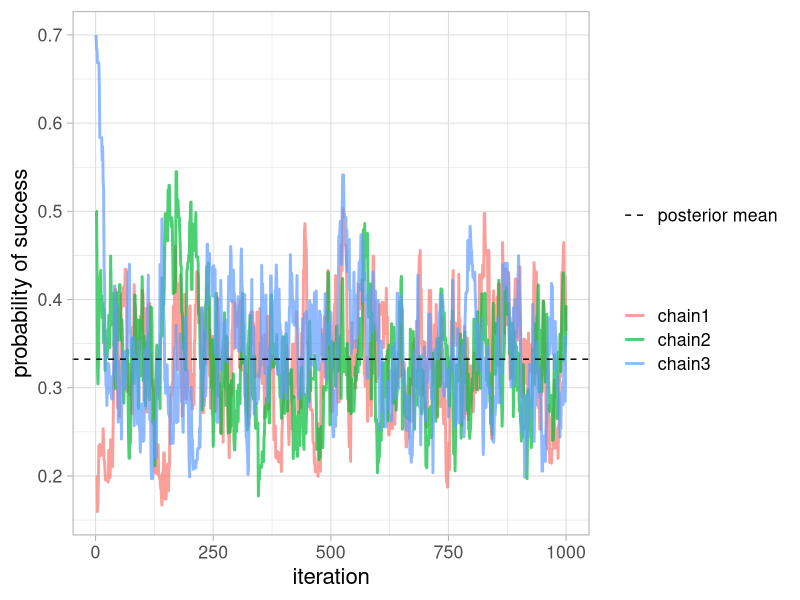

Write the R code that produced this figure. (Note: this script raises an error after producing the figure.)
# load packages
library(tidyverse)
theme_set(theme_light(base_size = 16))
library(gganimate)
library(magick)

# deer data, 19 "success" out of 57 "attempts"
survived <- 19
released <- 57

# log-likelihood function
loglikelihood <- function(x, p){
  dbinom(x = x, size = released, prob = p, log = TRUE)
}

# prior density
logprior <- function(p){
  dunif(x = p, min = 0, max = 1, log = TRUE)
}

# posterior density function (log scale)
posterior <- function(x, p){
  loglikelihood(x, p) + logprior(p) # - log(Pr(data))
}

# propose candidate value
move <- function(x, away = .2){ 
  logitx <- log(x / (1 - x))
  logit_candidate <- logitx + rnorm(1, 0, away)
  candidate <- plogis(logit_candidate)
  return(candidate)
}

metropolis <- function(steps = 100, inits = 0.5){
  
  # pre-alloc memory
  theta.post <- rep(NA, steps)
  
  # start
  theta.post[1] <- inits
  
  for (t in 2:steps){
    
    # propose candidate value for prob of success
    theta_star <- move(theta.post[t-1])
    
    # calculate ratio R
    pstar <- posterior(survived, p = theta_star)  
    pprev <- posterior(survived, p = theta.post[t-1])
    logR <- pstar - pprev
    R <- exp(logR)
    
    # decide to accept candidate value or to keep current value
    accept <- rbinom(1, 1, prob = min(R, 1))
    theta.post[t] <- ifelse(accept == 1, theta_star, theta.post[t-1])
  }
  theta.post
}

#---------- apply Metropolis

steps <- 1000
chain1 <- metropolis(steps = steps, inits = 0.2)
chain2 <- metropolis(steps = steps, inits = 0.5)
chain3 <- metropolis(steps = steps, inits = 0.7)

df <- data.frame(iter = rep(1:steps, 3), 
                 value = c(chain1, chain2, chain3),
                 chain = c(rep("chain1", steps), 
                           rep("chain2", steps), 
                           rep("chain3", steps)))

#---------- time series
static_tsplot <- df %>%
  mutate(posterior_mean = mean(value)) %>%
  ggplot(aes(x = iter, y = value, group = chain, color = chain)) +
  geom_line(size = 1, alpha = 0.7) + 
  geom_hline(aes(yintercept = posterior_mean, linetype = "posterior mean")) + 
  scale_linetype_manual(name = "", values = c(2,2)) + 
  labs(color = "", x = "iteration", y = "probability of success")
static_tsplot  

# animate
animated_tsplot <- static_tsplot +
  transition_reveal(along = iter, 
                    range = as.integer(c(1, max(df$iter) + 50))) # trick to pause
animated_tsplot  

# save
a_gif <- animate(animated_tsplot,
                 width = 600, 
                 height = 300)


#---------- histogram

# histogram
static_hist <- df %>% 
  mutate(posterior_mean = mean(value)) %>%
  split(.$iter) %>% 
  accumulate(~ bind_rows(.x, .y)) %>% 
  bind_rows(.id = "frame") %>% 
  mutate(frame = as.integer(frame)) %>%
  ggplot(aes(x = value, fill = chain)) +
  geom_histogram(color = "white", bins = 15, alpha = 0.7, position = "identity") + 
  labs(x = "probability of success", fill = "") +
  geom_vline(aes(xintercept = posterior_mean), lty = 2)
static_hist

# animate
anim_hist <- static_hist + 
  transition_manual(frame) +
  ease_aes("linear") +
  enter_fade() +
  exit_fade()
anim_hist

# save
b_gif <- animate(anim_hist,
                 width = 600, 
                 height = 300)


#---------- put side-by-side
new_gif <- image_append(c(a_gif[1], b_gif[1]))
for(i in 2:100){
  combined <- image_append(c(a_gif[i], b_gif[i]))
  new_gif <- c(new_gif, combined)
}

new_gif
